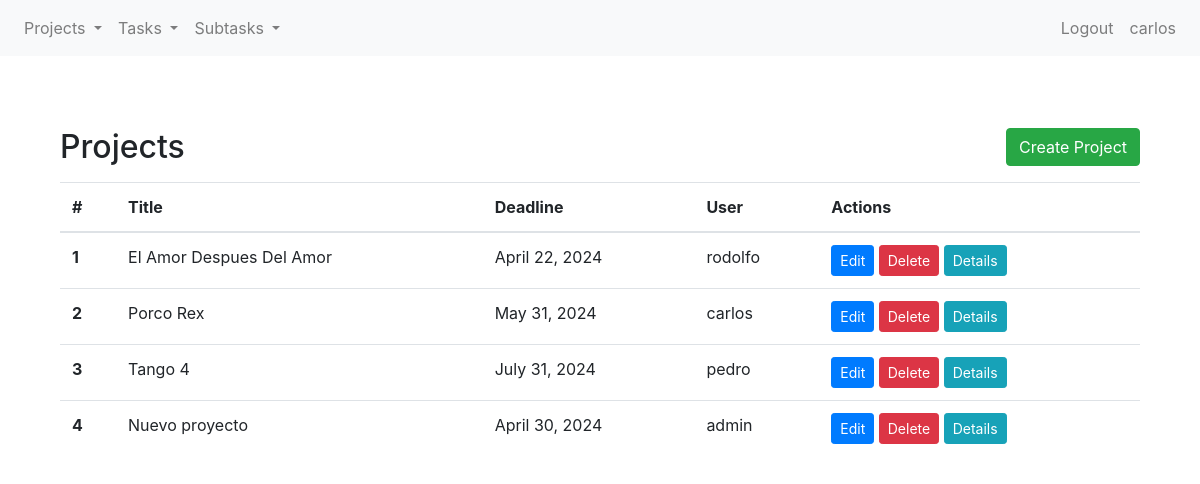
The page /projects/projects/list/ (signed in) on the database as committed earlier.
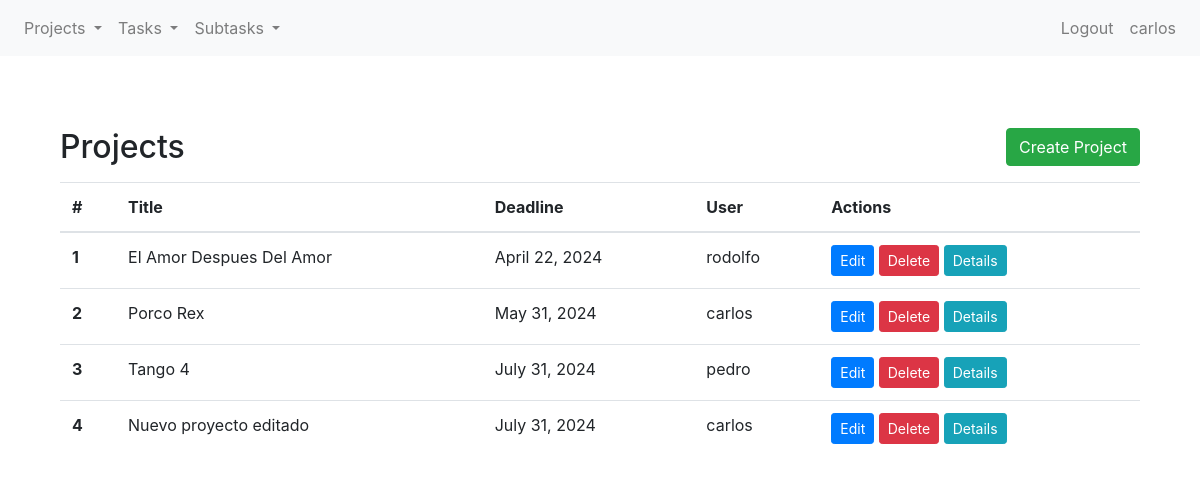
The same page on the database as committed later.
### projects/models.py (models this page shows, shortened)
class Project(models.Model):
    title = models.CharField(max_length=255)
    deadline = models.DateField(blank=True, null=True)
    user = models.ForeignKey(User, on_delete=models.CASCADE)

### projects/views.py (the view)
# urls.py: path("projects/list/", ProjectListView.as_view(), name="project-list" ),
class ProjectListView(LoginRequiredMixin, ListView):
    model = Project
    template_name = "projects/cbv/project_list.html"
    context_object_name = "project_list"

### projects/templates/projects/cbv/project_list.html
{% extends 'projects/base.html' %} {% block title %} Project List {% endblock %} {% block content %}
<section class="py-5">
  <div class="container">
    <div class="d-flex justify-content-between align-items-center mb-3">
      <h2 class="mb-0">Projects</h2>
      <a href="{% url 'project-create' %}" class="btn btn-success">Create Project</a>
    </div>
    <table class="table">
      <thead>
        <tr>
          <th scope="col">#</th>
          <th scope="col">Title</th>
          <th scope="col">Deadline</th>
          <th scope="col">User</th>
          <th scope="col">Actions</th>
        </tr>
      </thead>
      <tbody>
        {% if project_list %} {% for project in project_list %}
        <tr>
          <th scope="row">{{ forloop.counter }}</th>
          <td>{{ project.title }}</td>
          <td>{{ project.deadline }}</td>
          <td>{{ project.user }}</td>
          <td>
            <a href="{% url 'project-update' project.id %}" class="btn btn-primary btn-sm">Edit</a>
            <a href="{% url 'project-delete' project.id %}" class="btn btn-danger btn-sm">Delete</a>
            <a href="{% url 'project-detail' project.id %}" class="btn btn-info btn-sm">Details</a>
          </td>
        </tr>
        {% endfor %} {% else %}
        <tr>
          <td colspan="7">No Projects.</td>
        </tr>
        {% endif %}
      </tbody>
    </table>
  </div>
</section>
{% endblock %}

Rows that differ between the two databases and show on the page:
changed Project: title "Nuevo proyecto" → "Nuevo proyecto editado"; deadline "April 30, 2024" → "July 31, 2024"; user "admin" → "carlos"
